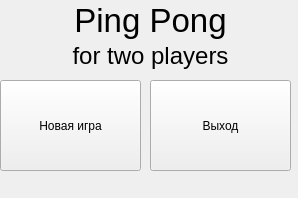
<?xml version="1.0" encoding="UTF-8"?>
<ui version="4.0">
 <class>MainWindow</class>
 <widget class="QMainWindow" name="MainWindow">
  <property name="geometry">
   <rect>
    <x>0</x>
    <y>0</y>
    <width>298</width>
    <height>198</height>
   </rect>
  </property>
  <property name="windowTitle">
   <string>MainWindow</string>
  </property>
  <widget class="QWidget" name="centralwidget">
   <widget class="QPushButton" name="new_game_button">
    <property name="geometry">
     <rect>
      <x>0</x>
      <y>80</y>
      <width>141</width>
      <height>91</height>
     </rect>
    </property>
    <property name="text">
     <string>Новая игра</string>
    </property>
   </widget>
   <widget class="QPushButton" name="close_button">
    <property name="geometry">
     <rect>
      <x>150</x>
      <y>80</y>
      <width>141</width>
      <height>91</height>
     </rect>
    </property>
    <property name="text">
     <string>Выход</string>
    </property>
   </widget>
   <widget class="QLabel" name="label">
    <property name="geometry">
     <rect>
      <x>40</x>
      <y>0</y>
      <width>221</width>
      <height>41</height>
     </rect>
    </property>
    <property name="font">
     <font>
      <pointsize>25</pointsize>
      <weight>50</weight>
      <bold>false</bold>
     </font>
    </property>
    <property name="layoutDirection">
     <enum>Qt::LeftToRight</enum>
    </property>
    <property name="lineWidth">
     <number>0</number>
    </property>
    <property name="midLineWidth">
     <number>0</number>
    </property>
    <property name="text">
     <string>Ping Pong</string>
    </property>
    <property name="alignment">
     <set>Qt::AlignCenter</set>
    </property>
    <property name="wordWrap">
     <bool>false</bool>
    </property>
    <property name="margin">
     <number>-3</number>
    </property>
    <property name="indent">
     <number>-1</number>
    </property>
   </widget>
   <widget class="QLabel" name="label_2">
    <property name="geometry">
     <rect>
      <x>40</x>
      <y>40</y>
      <width>221</width>
      <height>31</height>
     </rect>
    </property>
    <property name="font">
     <font>
      <pointsize>18</pointsize>
      <weight>50</weight>
      <bold>false</bold>
     </font>
    </property>
    <property name="layoutDirection">
     <enum>Qt::LeftToRight</enum>
    </property>
    <property name="text">
     <string>for two players</string>
    </property>
    <property name="alignment">
     <set>Qt::AlignCenter</set>
    </property>
   </widget>
  </widget>
 </widget>
 <resources/>
 <connections/>
</ui>
